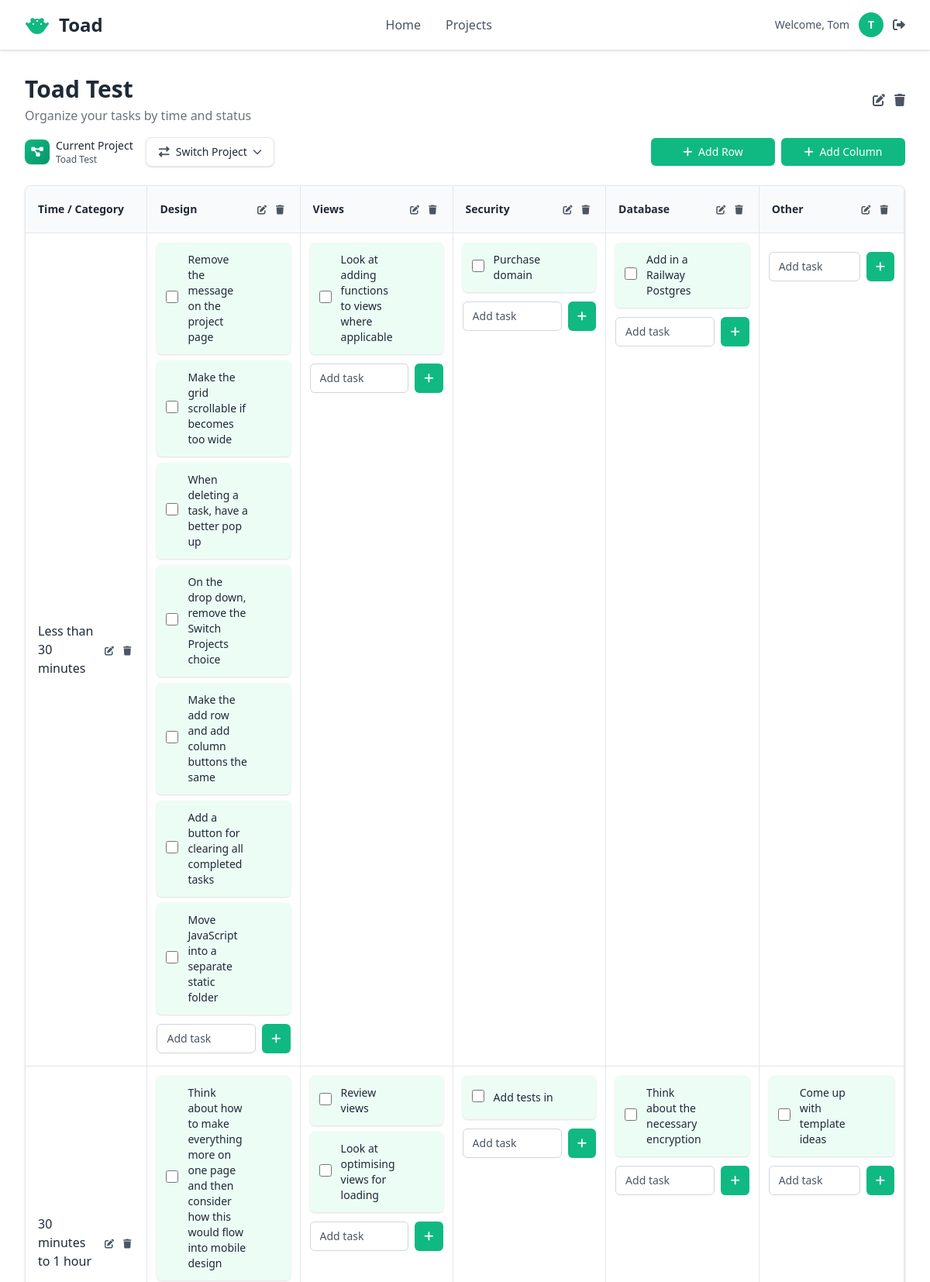
The page /projects/1/ (signed in, upper part) on the database as committed earlier.
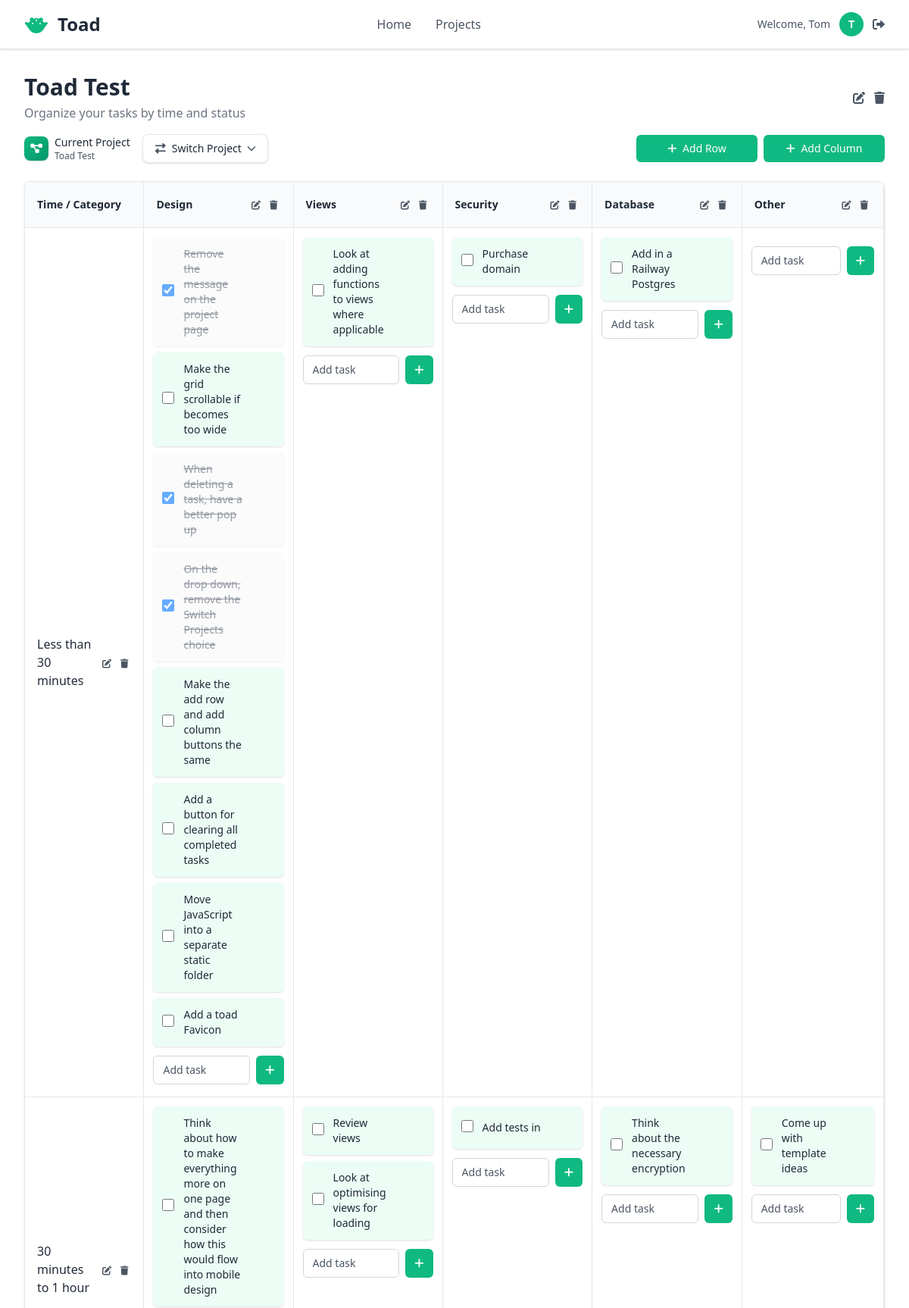
The same page on the database as committed later.
### pages/models.py (models this page shows, shortened)
class ColumnHeader(models.Model):
    project = models.ForeignKey(Project, on_delete=models.CASCADE, related_name='column_headers')
    name = models.CharField(max_length=100)
    is_category_column = models.BooleanField(default=False) # To identify the first "Time / Category" like column
    order = models.PositiveIntegerField(default=0) # For maintaining column order
    created_at = models.DateTimeField(auto_now_add=True)
    updated_at = models.DateTimeField(auto_now=True)
    class Meta:
        ordering = ['order', 'created_at']

class RowHeader(models.Model):
    project = models.ForeignKey(Project, on_delete=models.CASCADE, related_name='row_headers')
    name = models.CharField(max_length=100)
    order = models.PositiveIntegerField(default=0) # For maintaining row order
    created_at = models.DateTimeField(auto_now_add=True)
    updated_at = models.DateTimeField(auto_now=True)
    class Meta:
        ordering = ['order', 'created_at']

class Task(models.Model):
    project = models.ForeignKey(Project, on_delete=models.CASCADE, related_name='tasks')
    row_header = models.ForeignKey(RowHeader, on_delete=models.CASCADE, related_name='tasks')
    column_header = models.ForeignKey(ColumnHeader, on_delete=models.CASCADE, related_name='tasks')
    text = models.TextField(blank=False, null=False, help_text='Enter the task description')
    completed = models.BooleanField(default=False)
    created_at = models.DateTimeField(auto_now_add=True)
    updated_at = models.DateTimeField(auto_now=True)
    class Meta:
        ordering = ['created_at']

### pages/views.py (the view)
# urls.py: path('projects/<int:pk>/', views.project_grid_view, name='project_grid'),
@login_required
def project_grid_view(request, pk):
    project = get_object_or_404(Project, pk=pk, user=request.user)
    row_headers = project.row_headers.all().order_by('order')
    column_headers = list(project.column_headers.filter(is_category_column=True)) + \
                     list(project.column_headers.filter(is_category_column=False).order_by('order'))
    tasks_by_cell = {}
    all_tasks = project.tasks.all().select_related('row_header', 'column_header')
    for task in all_tasks:
        cell_key = f"{task.row_header_id}_{task.column_header_id}"
        if cell_key not in tasks_by_cell:
            tasks_by_cell[cell_key] = []
        tasks_by_cell[cell_key].append(task)
    context = {
        'project': project,
        'row_headers': row_headers,
        'column_headers': column_headers,
        'tasks_by_cell': tasks_by_cell,
        'projects': Project.objects.filter(user=request.user),
        'quick_task_form': QuickTaskForm(),
    }
    return render(request, 'pages/grid/project_grid.html', context)

### pages/forms.py
class QuickTaskForm(forms.ModelForm):
    class Meta:
        model = Task
        fields = ['text']
        widgets = {
            'text': forms.TextInput(attrs={
                'class': 'w-full px-3 py-2 border border-[var(--inline-input-border)] rounded-md text-sm placeholder-[var(--text-secondary)] focus:outline-none focus:ring-1 focus:ring-[var(--primary-action-bg)] focus:border-[var(--primary-action-bg)] text-[var(--text-primary)]',
                'placeholder': 'Add task',
                'required': True,
                'name': 'text',
            }),
        }
    def __init__(self, *args, **kwargs):
        super().__init__(*args, **kwargs)
        self.fields['text'].required = True
        self.fields['text'].strip = True

### accounts/models.py (called while the page is built)
    def get_short_name(self):
        return self.first_name

### pages/templatetags/custom_filters.py (called while the page is built)
@register.filter
def get_item(dictionary, key):
    if dictionary is None:
        return []
    result = dictionary.get(key, [])
    return result if result is not None else []

@register.filter
def cell_key(row_pk, col_pk):
    return f"{row_pk}_{col_pk}"

### pages/templates/pages/grid/project_grid.html (shortened to what the changed rows need)
{% extends "pages/layout.html" %}
{% load custom_filters %}
{% load static %}
{% block content %}
<div class="mb-6">
    <div class="flex items-center justify-between mb-4">
        <div>
            <h1 class="text-3xl font-bold text-[var(--title-text)]">{{ project.name }}</h1>
        </div>
    </div>
</div>
<div class="bg-[var(--container-bg)] rounded-lg shadow-sm border border-[var(--border-color)] overflow-hidden">
    <div class="overflow-x-auto">
        <table class="w-full border-collapse min-w-[800px]">
            <colgroup>
            </colgroup>
            <thead>
                <tr>
                    {% for col_header in column_headers %}
                    <th class="p-4 border-b border-r border-[var(--border-color)] text-left text-sm font-semibold whitespace-nowrap bg-[var(--grid-header-bg)] w-64 {% if col_header.is_category_column %}sticky left-0 z-20{% endif %}">
                        <div class="flex items-center justify-between">
                            <span class="text-[var(--title-text)] truncate">{{ col_header.name }}</span>
                            {% if not col_header.is_category_column %}
                                <div class="flex space-x-1 ml-2">
                                    <a href="{% url 'pages:column_edit' project_pk=project.pk col_pk=col_header.pk %}"
                                       class="p-1 rounded hover:bg-[var(--container-bg)] transition-colors" title="Edit column">
                                        <i class="fas fa-edit text-xs text-[var(--text-secondary)] hover:text-[var(--primary-action-bg)]"></i>
                                    </a>
                                    <a href="{% url 'pages:column_delete' project_pk=project.pk col_pk=col_header.pk %}"
                                       class="p-1 rounded hover:bg-[var(--container-bg)] transition-colors" title="Delete column">
                                        <i class="fas fa-trash text-xs text-[var(--text-secondary)] hover:text-[var(--delete-button-bg)]"></i>
                                    </a>
                                </div>
                            {% endif %}
                        </div>
                    </th>
                    {% endfor %}
                </tr>
            </thead>
            <tbody>
                {% for row_h in row_headers %}
                <tr class="{% if not forloop.last %}border-b border-[var(--border-color)]{% endif %}">
                    <td class="p-4 border-r border-[var(--border-color)] font-medium text-[var(--text-primary)] sticky left-0 z-10 bg-[var(--container-bg)] w-64">
                        <div class="flex items-center justify-between">
                            <span>{{ row_h.name }}</span>
                            <div class="flex space-x-1 ml-2">
                                <a href="{% url 'pages:row_edit' project_pk=project.pk row_pk=row_h.pk %}"
                                   class="p-1 rounded hover:bg-[var(--grid-header-bg)] transition-colors" title="Edit row">
                                    <i class="fas fa-edit text-xs text-[var(--text-secondary)] hover:text-[var(--primary-action-bg)]"></i>
                                </a>
                                <a href="{% url 'pages:row_delete' project_pk=project.pk row_pk=row_h.pk %}"
                                   class="p-1 rounded hover:bg-[var(--grid-header-bg)] transition-colors" title="Delete row">
                                    <i class="fas fa-trash text-xs text-[var(--text-secondary)] hover:text-[var(--delete-button-bg)]"></i>
                                </a>
                            </div>
                        </div>
                    </td>
                    {% for col_h in column_headers %}
                        {% if not col_h.is_category_column %}
                        <td class="p-3 border-r border-[var(--border-color)] align-top w-64">
                            <div class="space-y-2 mb-3 w-full" data-row="{{ row_h.pk }}" data-col="{{ col_h.pk }}" id="tasks-{{ row_h.pk }}-{{ col_h.pk }}">
                                {% with cell_key=row_h.pk|cell_key:col_h.pk %}
                                    {% for task in tasks_by_cell|get_item:cell_key %}
                                        {% include 'pages/grid/task_item.html' with task=task %}
                                    {% endfor %}
                                {% endwith %}
                            </div>
                            <form method="post"
                                  action="{% url 'pages:task_create' project_pk=project.pk row_pk=row_h.pk col_pk=col_h.pk %}"
                                  class="task-form"
                                  hx-post="{% url 'pages:task_create' project_pk=project.pk row_pk=row_h.pk col_pk=col_h.pk %}"
                                  hx-swap="beforeend"
                                  hx-target="#tasks-{{ row_h.pk }}-{{ col_h.pk }}"
                                  _="on htmx:afterRequest(detail)
                                     if detail.successful
                                       set input to closest <form/> querySelector('input[name=text]')
                                       set input.value to ''
                                       call input.focus()
                                       remove .opacity-50 from closest <form/>
                                     end
                                     on htmx:beforeRequest
                                       add .opacity-50 to closest <form/>
                                     on htmx:afterRequest(detail)
                                       if !detail.successful
                                         set errorDiv to closest <form/> querySelector('.error-message')
                                         set errorDiv.innerHTML to detail.xhr.response
                                       else
                                         set errorDiv to closest <form/> querySelector('.error-message')
                                         set errorDiv.innerHTML to ''
                                       end
                                       remove .opacity-50 from closest <form/>">
                                <div class="flex space-x-2 relative">
                                    {{ quick_task_form.text }}
                                    <button type="submit" class="px-3 py-2 bg-[var(--primary-action-bg)] text-[var(--primary-action-text)] rounded-md text-sm hover:bg-[var(--primary-action-hover-bg)] transition-colors relative">
                                        <i class="fas fa-plus"></i>
                                    </button>
                                </div>
                            </form>
                        </td>
                        {% endif %}
                    {% endfor %}
                </tr>
                {% endfor %}
            </tbody>
        </table>
    </div>
</div>
{% endblock %}

### pages/templates/pages/grid/task_item.html (shortened to what this page needs)
{% load static %}
<div class="task-item bg-[var(--task-bg)] hover:bg-[var(--task-hover-bg)] p-3 rounded-md shadow-sm transition-all duration-200 group {% if task.completed %}completed{% endif %}"
     data-task-id="{{ task.id }}"
     id="task-{{ task.id }}">
    <div class="flex items-center justify-between w-full">
        <div class="flex items-center space-x-3 min-w-0 flex-1">
            <form method="POST"
                  action="{% url 'pages:task_toggle_complete' task.pk %}"
                  class="flex-shrink-0"
                  hx-post="{% url 'pages:task_toggle_complete' task.pk %}"
                  hx-swap="none"
                  hx-trigger="change"
                  hx-indicator=".htmx-indicator-{{ task.id }}"
                  _="on htmx:afterRequest(detail)
                     if detail.successful
                       set response to JSON.parse(detail.xhr.response)
                       if response.completed
                         add .completed to #task-{{ task.id }}
                       else
                         remove .completed from #task-{{ task.id }}
                       end
                     end">
                <input type="checkbox"
                       name="completed"
                       {% if task.completed %}checked{% endif %}
                       class="w-4 h-4 rounded border-gray-300 text-[var(--primary-action-bg)] focus:ring-[var(--primary-action-bg)]">
            </form>
            <p class="text-sm text-[var(--text-primary)]">{{ task.text }}</p>
        </div>
    </div>
</div>

Rows that differ between the two databases and show on the page:
changed Task "Remove the message on the project page": completed "☐" → "☑"
changed Task "When deleting a task, have a better pop up": completed "☐" → "☑"
changed Task "On the drop down, remove the Switch Projects choice": completed "☐" → "☑"
added Task: text "Add a toad Favicon", shown under ColumnHeader "Design"
